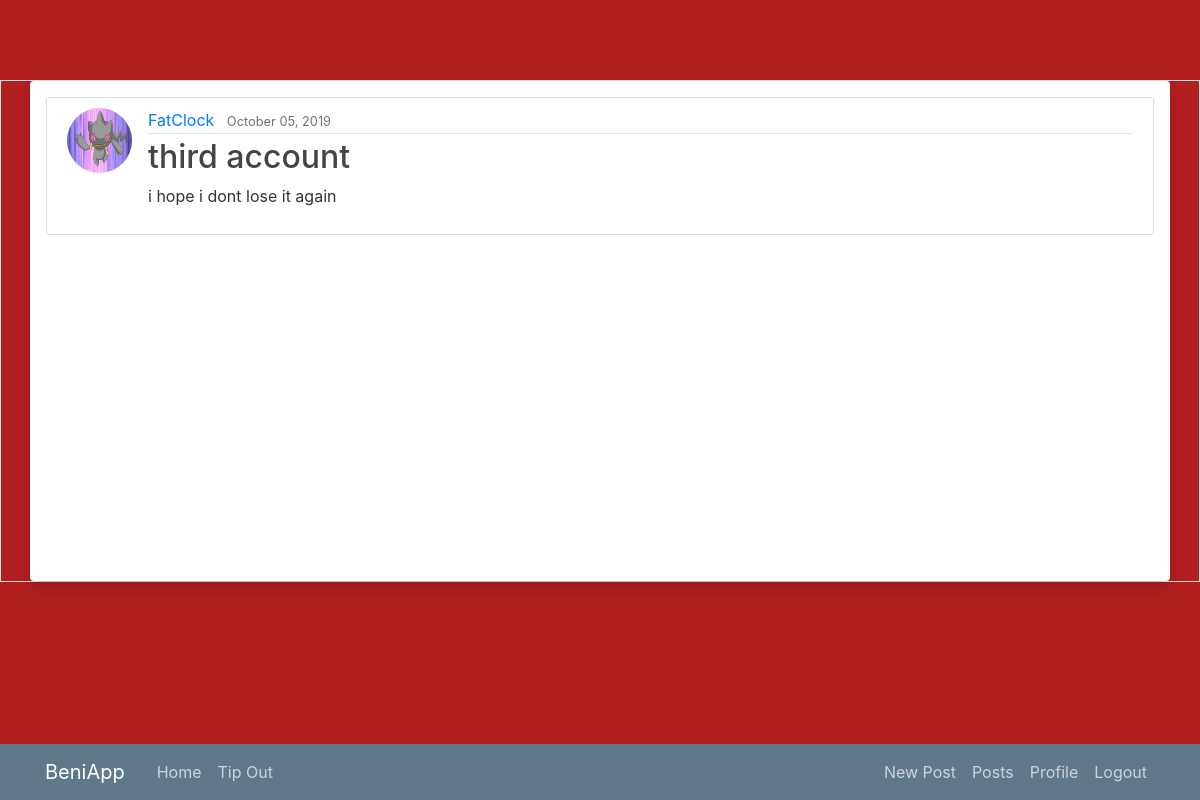
Screenshot of /post/44/ (signed in) with the database file from the repository.
### blog/models.py (models this page shows, shortened)
class Post(models.Model):
    title = models.CharField(max_length=100)
    content = models.TextField()
    date_posted = models.DateTimeField(default=timezone.now)
    author = models.ForeignKey(User, on_delete=models.CASCADE)

### users/models.py (models this page shows, shortened)
class Profile(models.Model):
    user = models.OneToOneField(User, on_delete=models.CASCADE)
    image = models.ImageField(default='default.png', upload_to='profile_pics')

### blog/views.py (the view)
# urls.py: path('post/<int:pk>/', PostDetailView.as_view(), name='post-detail'),
class PostDetailView(LoginRequiredMixin, DetailView):
    model = Post

### blog/templates/blog/post_detail.html (shortened to what this page needs)
{% extends "blog/base.html" %}
{% block content %}
<article class="media content-section">
  <img class = "rounded-circle article-img" src="{{ object.author.profile.image.url }}">
  <div class="media-body">
    <div class="article-metadata">
      <a class="mr-2" href="{% url 'user-posts' post.author.username %}">{{ object.author }}</a>
      <small class="text-muted">{{ object.date_posted|date:"F d, Y" }}</small>
    </div>
    <h2 class="article-title">{{ object.title }}</h2>
    <p class="article-content">{{ object.content }}</p>
  </div>
</article>
{% endblock content %}

### blog/static/blog/main.css (style rules this page uses)
body { background: #fafafa; color: #333333; margin-top: 5rem; }
h1, h2, h3, h4, h5, h6 { color: #444444; }
.content-section { background: #ffffff; padding: 10px 20px; border: 1px solid #dddddd; border-radius: 3px; margin-bottom: 20px; }
.article-title { color: #444444; }
.article-content { white-space: pre-line; }
.article-img { height: 65px; width: 65px; margin-right: 16px; }
.article-metadata { padding-bottom: 1px; margin-bottom: 4px; border-bottom: 1px solid #e3e3e3 }

### rows the page displays
Post: author.profile.image (picture), author "FatClock", date_posted "October 05, 2019", title "third account", content "i hope i dont lose it again"
